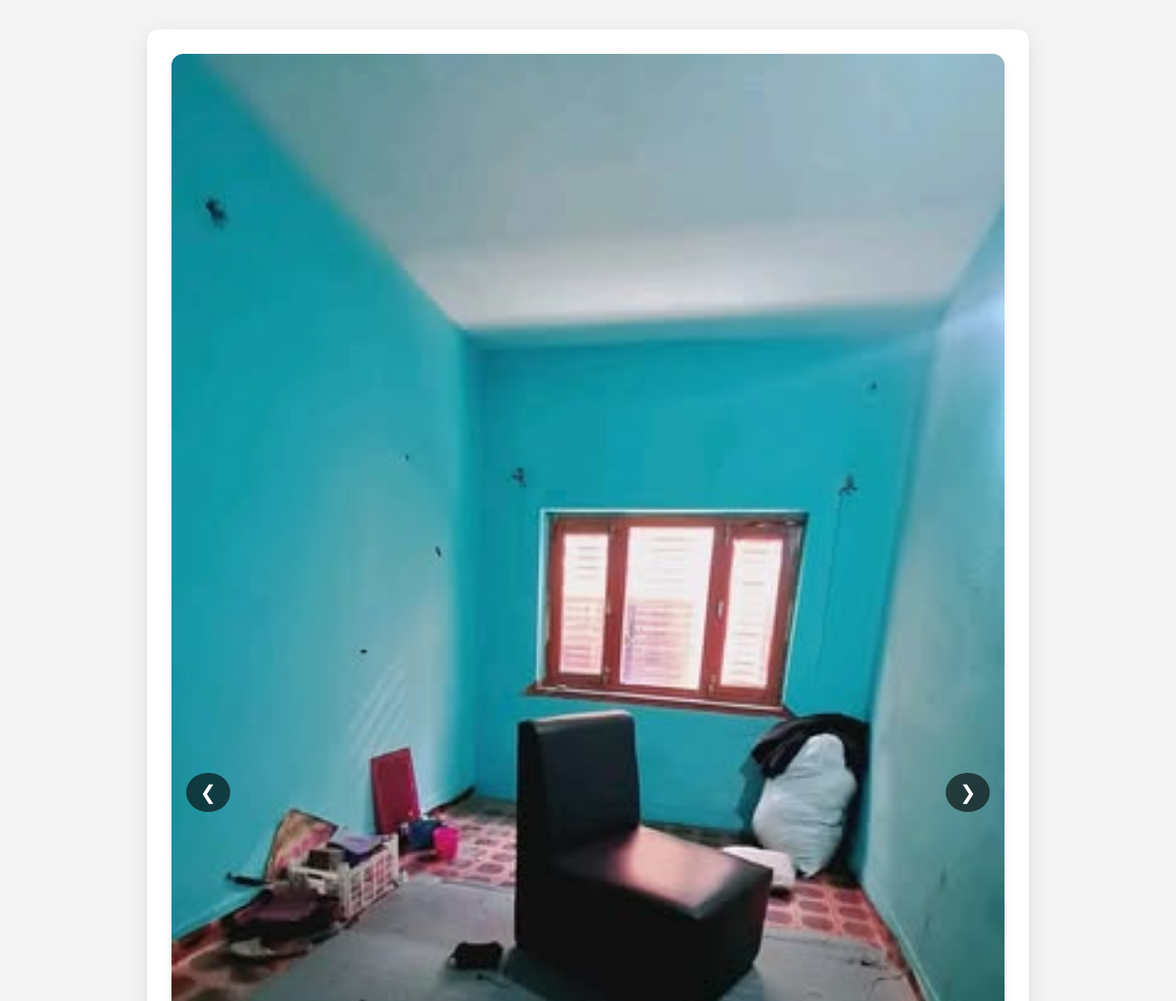
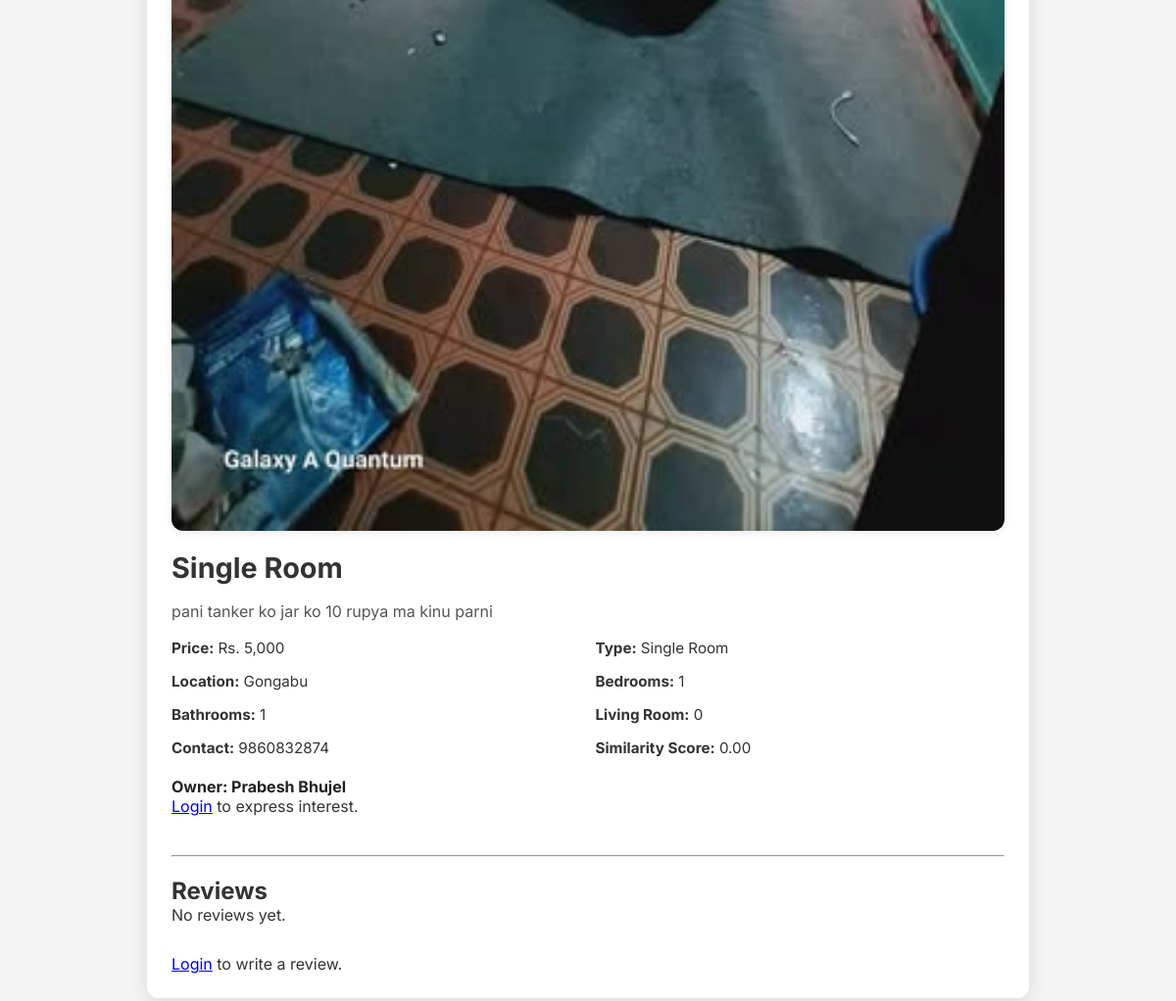
The app's page /frontpage/propertydetails.php?id=43 with its own data (2 pictures, top to bottom).
### tables this page shows
CREATE TABLE `properties` (
  `id` int(11) NOT NULL,
  `user_id` int(11) NOT NULL,
  `title` varchar(255) NOT NULL,
  `main_photo` varchar(255) NOT NULL,
  `additional_photos` text DEFAULT NULL,
  `property_type` varchar(100) DEFAULT NULL,
  `location` varchar(255) DEFAULT NULL,
  `bedrooms` int(11) DEFAULT NULL,
  `bathrooms` int(11) DEFAULT NULL,
  `kitchen` enum('Yes','No') DEFAULT NULL,
  `living_room` varchar(255) DEFAULT NULL,
  `contact_number` varchar(50) DEFAULT NULL,
  `property_location` varchar(255) DEFAULT NULL,
  `description` text DEFAULT NULL,
  `facilities` text DEFAULT NULL,
  `extra_file` varchar(255) DEFAULT NULL,
  `document_file` varchar(255) DEFAULT NULL,
  `status` enum('pending','approved','rejected') DEFAULT 'pending',
  `created_at` timestamp NOT NULL DEFAULT current_timestamp(),
  `price` int(11) DEFAULT NULL
);

CREATE TABLE `users` (
  `id` int(11) NOT NULL,
  `full_name` varchar(100) NOT NULL,
  `email` varchar(100) NOT NULL,
  `phone` varchar(15) NOT NULL,
  `password` varchar(255) NOT NULL,
  `created_at` timestamp NOT NULL DEFAULT current_timestamp()
);

### frontpage/propertydetails.php (the view, shortened to what this page needs)
<?php
include '../DatabaseConn/conn.php';
$property_id = (int) $_GET['id'];
$stmt = $conn->prepare("SELECT p.*, u.full_name as owner_name, u.id as owner_id FROM properties p JOIN users u ON p.user_id = u.id WHERE p.id = ?");
$stmt->bind_param("i", $property_id);
$stmt->execute();
$result = $stmt->get_result();
$property = $result->fetch_assoc();
$similarity_with = 0.0;
$photos = [];
if (!empty($property['main_photo'])) {
  $photos[] = $property['main_photo'];
}
if (!empty($property['additional_photos'])) {
  $additional_photos_arr = array_map('trim', explode(',', $property['additional_photos']));
  foreach ($additional_photos_arr as $photo) {
    if ($photo && !in_array($photo, $photos)) {
      $photos[] = $photo;
    }
  }
}
?>
<!DOCTYPE html>
<html lang="en">
<head>
  <link rel="stylesheet" href="frontpage.css" />
  <link rel="stylesheet" href="https://cdnjs.cloudflare.com/ajax/libs/font-awesome/6.4.0/css/all.min.css" />
</head>
<body>
  <div class="property-details">
    <div class="gallery">
      <?php foreach ($photos as $index => $photo): ?>
        <img src="../uploads/<?= htmlspecialchars($photo) ?>" class="<?= $index === 0 ? 'active' : '' ?>"
          alt="Property photo <?= $index + 1 ?>">
      <?php endforeach; ?>
      <?php if (count($photos) > 1): ?>
        <div class="gallery-controls">
          <button id="prevBtn">&#10094;</button>
          <button id="nextBtn">&#10095;</button>
        </div>
      <?php endif; ?>
    </div>
    <h1><?= htmlspecialchars($property['title']) ?></h1>
    <div class="description"><?= nl2br(htmlspecialchars($property['description'])) ?></div>
    <div class="info-grid">
      <div class="info-item"><strong>Price:</strong> Rs. <?= number_format($property['price'], 0) ?></div>
      <div class="info-item"><strong>Type:</strong> <?= htmlspecialchars($property['property_type']) ?></div>
      <div class="info-item"><strong>Location:</strong> <?= htmlspecialchars($property['location']) ?></div>
      <div class="info-item"><strong>Bedrooms:</strong> <?= (int) $property['bedrooms'] ?></div>
      <div class="info-item"><strong>Bathrooms:</strong> <?= (int) $property['bathrooms'] ?></div>
      <div class="info-item"><strong>Living Room:</strong> <?= (int) $property['living_room'] ?></div>
      <div class="info-item"><strong>Contact:</strong> <?= htmlspecialchars($property['contact_number']) ?></div>
      <div class="info-item"><strong>Similarity Score:</strong> <?= number_format($similarity_with, 2) ?></div>
    </div>
    <div class="owner-label">Owner: <?= htmlspecialchars($property['owner_name']) ?></div>
    <?php if (isset($_SESSION['user_id'])): ?>
      <form method="POST">
        <input type="hidden" name="interested" value="1">
        <button type="submit" class="btn-orange">I am Interested</button>
      </form>
    <?php else: ?>
      <p><a href="../login/login.php">Login</a> to express interest.</p>
    <?php endif; ?>
    <hr style="margin: 40px 0 20px;">
    <h2>Reviews</h2>
    <div style="margin-bottom: 30px;">
      <?php
      $review_stmt = $conn->prepare("SELECT r.review_text, r.created_at, u.full_name FROM reviews r JOIN users u ON r.user_id = u.id WHERE r.property_id = ? ORDER BY r.created_at DESC");
      $review_stmt->bind_param("i", $property_id);
      $review_stmt->execute();
      $reviews_result = $review_stmt->get_result();
      if ($reviews_result->num_rows > 0):
        while ($review = $reviews_result->fetch_assoc()):
          ?>
          <div style="background: #f1f1f1; padding: 15px; border-radius: 8px; margin-bottom: 15px;">
            <strong><?= htmlspecialchars($review['full_name']) ?></strong><br>
            <small><?= htmlspecialchars($review['created_at']) ?></small>
            <p style="margin-top: 8px;"><?= nl2br(htmlspecialchars($review['review_text'])) ?></p>
          </div>
        <?php endwhile; else:
        echo "<p>No reviews yet.</p>"; endif;
      $review_stmt->close(); ?>
    </div>
    <?php if (isset($_SESSION['user_id'])): ?>
      <form method="POST">
        <textarea name="review" rows="4"
          style="width:100%; padding:10px; font-size:1rem; border-radius:8px; border:1px solid #ccc;"
          placeholder="Write your review here..." required></textarea>
        <button type="submit" name="submit_review" class="btn-orange" style="margin-top: 10px;">Post Review</button>
      </form>
    <?php else: ?>
      <p><a href="../login/login.php">Login</a> to write a review.</p>
    <?php endif; ?>
  </div>
</body>
</html>

### frontpage/frontpage.css (style rules this page uses)
* { margin: 0; padding: 0; box-sizing: border-box; font-family: "Inter", sans-serif; }
body { background-color: #fff; color: #333; }

### frontpage/propertydetails.php (style rules this page uses)
body { font-family: 'Inter', sans-serif; background: #f4f4f4; margin: 0; padding: 0; }
.property-details { max-width: 900px; margin: 30px auto; background: white; border-radius: 12px; padding: 25px; box-shadow: 0 5px 20px rgba(0, 0, 0, 0.1); }
.gallery { position: relative; overflow: hidden; border-radius: 12px; box-shadow: 0 2px 8px rgba(0, 0, 0, 0.08); }
.gallery img { width: 100%; display: none; }
.gallery img.active { display: block; }
.gallery-controls { position: absolute; top: 50%; width: 100%; display: flex; justify-content: space-between; transform: translateY(-50%); padding: 0 15px; }
.gallery-controls button { background: rgba(0, 0, 0, 0.6); border: none; color: #fff; font-size: 20px; padding: 8px 14px; border-radius: 50%; cursor: pointer; }
h1 { font-size: 1.8rem; margin-top: 20px; color: #333; }
.description { margin: 15px 0; font-size: 1rem; color: #555; line-height: 1.6; }
.info-grid { display: flex; flex-wrap: wrap; gap: 15px; margin-bottom: 20px; }
.info-item { flex: 1 1 40%; font-size: 0.95rem; color: #333; }
.owner-label { font-weight: bold; font-size: 1rem; margin-top: 10px; color: #222; }

### records on screen
properties: main_photo (picture), title "Single Room", description "pani tanker ko jar ko 10 rupya ma kinu parni", price "5,000", property_type "Single Room", location "Gongabu", bedrooms "1", bathrooms "1", living_room "0", contact_number "9860832874", user.full_name "Prabesh Bhujel"

### other values on screen
$similarity_with "0.00"
